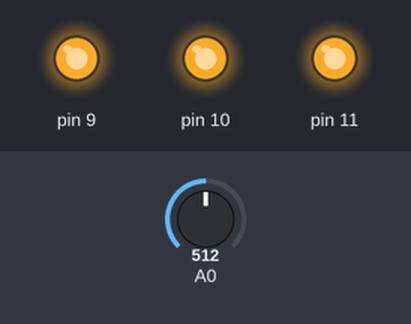
This sketch was run on a simulated Arduino Uno, built with avr-gcc and run on an emulated ATmega328P. On the bench: output pins drawn as LEDs (lit = HIGH). Inputs (shaded band) come from the test bench; at power-on: A0 = 512.

Above: at 5.0 s.
5.1 s: A0 set to 107
At 9.2 s:
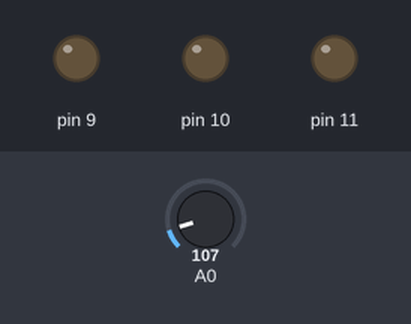
9.7 s: A0 set to 95
At 11.24 s:
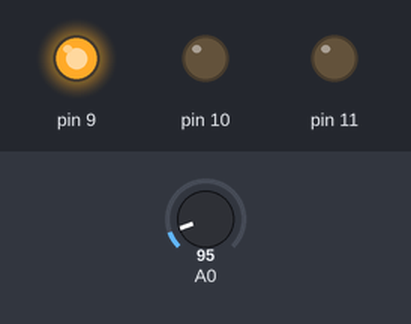
At 12.74 s:
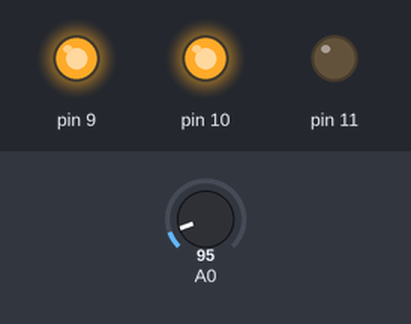
Timing chart, 0 to 15.2 s (numbered marks = the images above; inputs shaded):
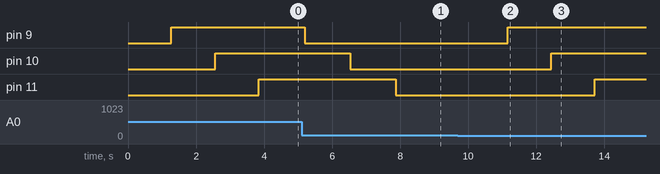

Measured:
- the behaviour switches between 100 and 99 on A0 (found by bisection; images 1 and 2)
- after the input at 9.7 s, pin 9: LOW → HIGH after 1.5 s; pin 10: LOW → HIGH after 2.7 s; pin 11: LOW → HIGH after 4.0 s

The sketch:

uno-sketch1.ino
```cpp
/*
 * Moroccan Lamp driver
 *
 * Pin setup:
 *   CdS light sensor - Signal on pin A0, power from 5V
 *   LEDs - Output on pins 9, 10, 11
 */

void setup() {
  // Set the PWM pins for output
  pinMode(9, OUTPUT);
  pinMode(10, OUTPUT);
  pinMode(11, OUTPUT);
  // Start with the lamp lit
  igniteAll();
}

bool lit = false;
int IGNITE_THRESHOLD = 100;
int SAMPLING_PERIOD_MS = 1000;

void igniteAll() {
  ignite(9, 5);
  ignite(10, 5);
  ignite(11, 5);
  lit = true;
}

void extinguishAll() {
  extinguish(9, 5);
  extinguish(10, 5);
  extinguish(11, 5);
  lit = false;
}

void ignite(int pin, int delay_ms) {
  if ( !lit) {
    for( int i = 0; i <= 255; i++ ) {
      analogWrite(pin, i);
      delay(delay_ms);
    }
  }
}

void extinguish(int pin, int delay_ms) {
  if ( lit) {
    for( int i = 255; i >= 0; i-- ) {
      analogWrite(pin, i);
      Serial.println("LED value: " + String(i));
      delay(delay_ms);
    }
  }
}

void loop() {
  // Read the light sensor (analog pin A0)
  int value = analogRead(A0);
  // If the ambient light is less than our darkness threshold
  if (value < IGNITE_THRESHOLD) {
    // Light the LEDs in turn (will be ignored if already on)
    igniteAll();
  } else {
    // Otherwise extinguish the LEDs in turn (will be ignroed if already off)
    extinguishAll();
  }
  // Sleep/yield the processor
  delay(SAMPLING_PERIOD_MS);
}
```
